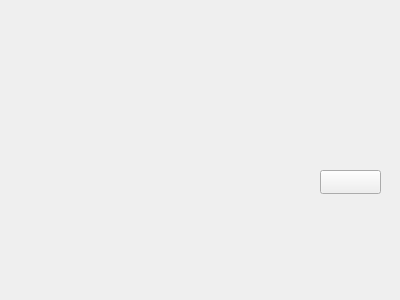
<?xml version="1.0" encoding="UTF-8"?>
<ui version="4.0">
 <class>FoodWidget</class>
 <widget class="QWidget" name="FoodWidget">
  <property name="geometry">
   <rect>
    <x>0</x>
    <y>0</y>
    <width>400</width>
    <height>300</height>
   </rect>
  </property>
  <property name="windowTitle">
   <string>Form</string>
  </property>
  <widget class="QPushButton" name="chooseBtn">
   <property name="geometry">
    <rect>
     <x>320</x>
     <y>170</y>
     <width>61</width>
     <height>24</height>
    </rect>
   </property>
   <property name="text">
    <string/>
   </property>
   <property name="icon">
    <iconset>
     <normaloff>img/choose.png</normaloff>img/choose.png</iconset>
   </property>
   <property name="iconSize">
    <size>
     <width>50</width>
     <height>20</height>
    </size>
   </property>
  </widget>
 </widget>
 <resources/>
 <connections/>
</ui>
